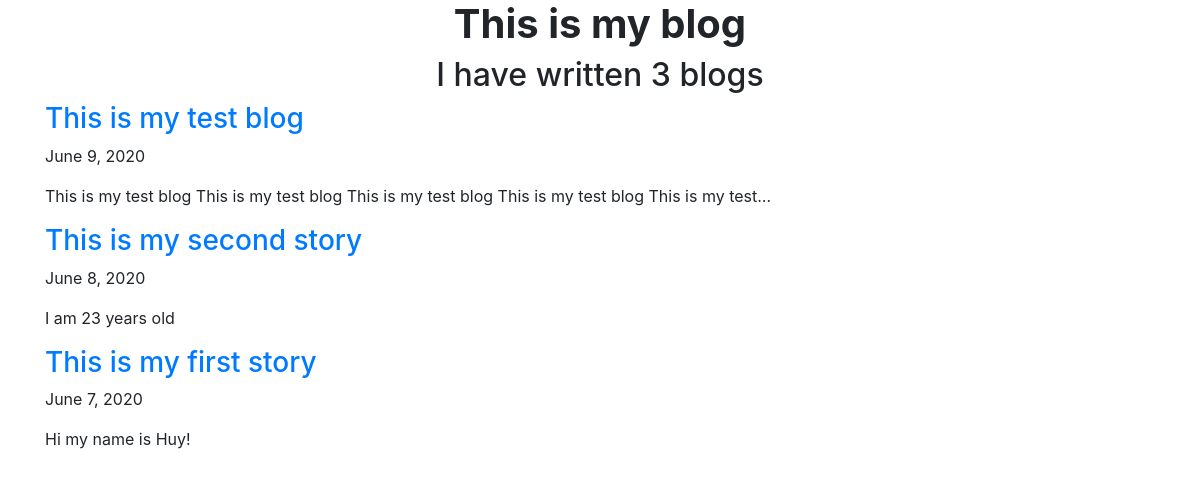
Screenshot of /blog/ with the database file from the repository.
### blog/models.py (models this page shows, shortened)
class Blog(models.Model):
    title = models.CharField(max_length=255)
    content = models.TextField()
    timestamp = models.DateField(auto_now=False, auto_now_add=False)

### blog/views.py (the view)
# urls.py: path('', views.all_blogs, name='all_blogs'),
def all_blogs(request):
    blogs = Blog.objects.order_by('-timestamp')
    context = {
        'blogs': blogs,
    }
    return render(request, 'blog/all_blogs.html', context)

### blog/templates/blog/all_blogs.html
{% extends 'main.html' %}
{% block content %}
<div class="container">
    <div class="row">
        <div class="col-md-12 text-center">
            <h1><strong>This is my blog</strong></h1>
            <h2>I have written {{ blogs.count }} blog{{ blogs.count|pluralize }}</h2>
        </div>
    </div>
    <div class="row">
    {% for blog in blogs %}
        <div class="col-md-12">
            <a href="{% url 'blog:blog_detail' blog.pk %}"><h3>{{ blog.title }}</h3></a>
            <p>{{ blog.timestamp }}</p>
            <p>{{ blog.content|truncatechars:100 }}</p>
        </div>
    {% endfor %}
    </div>
</div>
{% endblock content %}

### templates/main.html (shortened to what this page needs)
{% load static %}
<!doctype html>
<html lang="en">
  <head>
    <link rel="stylesheet" href="https://stackpath.bootstrapcdn.com/bootstrap/4.5.0/css/bootstrap.min.css">
  </head>
  <body>
    {% block content %}
    {% endblock content %}
  </body>
</html>

### rows the page displays
Blog: title "This is my test blog", timestamp "June 9, 2020", content "This is my test blog This is my test blog This is my test blog This is my test blog This is my test…"
Blog: title "This is my second story", timestamp "June 8, 2020", content "I am 23 years old"
Blog: title "This is my first story", timestamp "June 7, 2020", content "Hi my name is Huy!"

### other values shown
{{ blogs.count }} "3"
